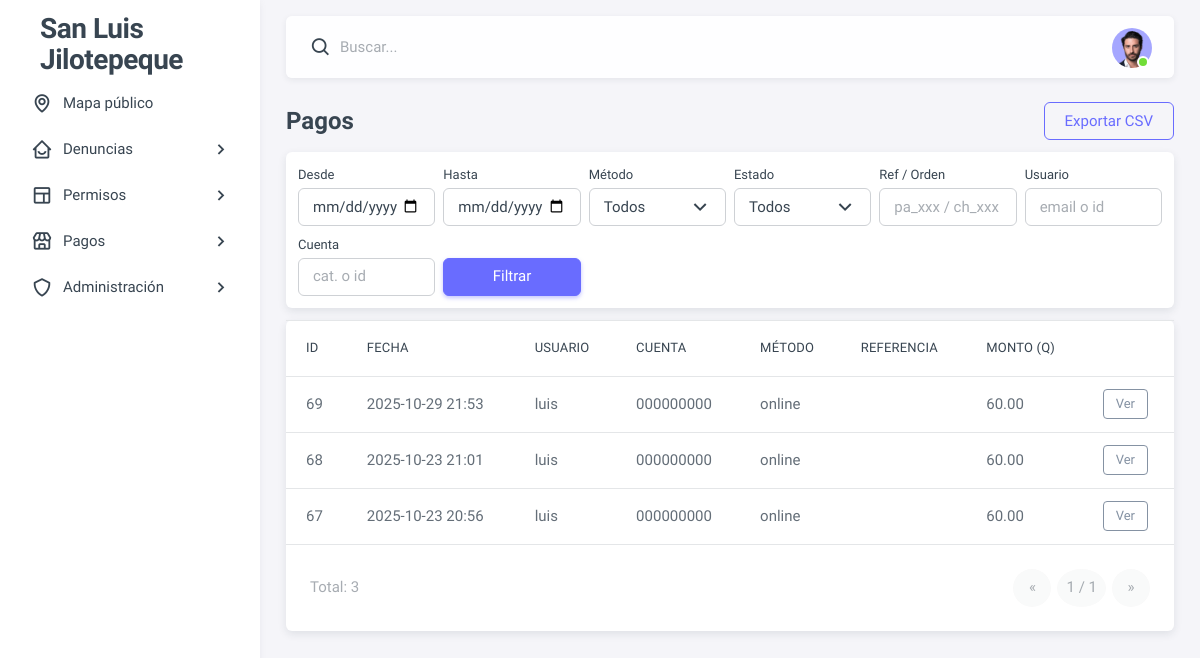
The app's page /admin-panel/pagos/ (signed in), older data.
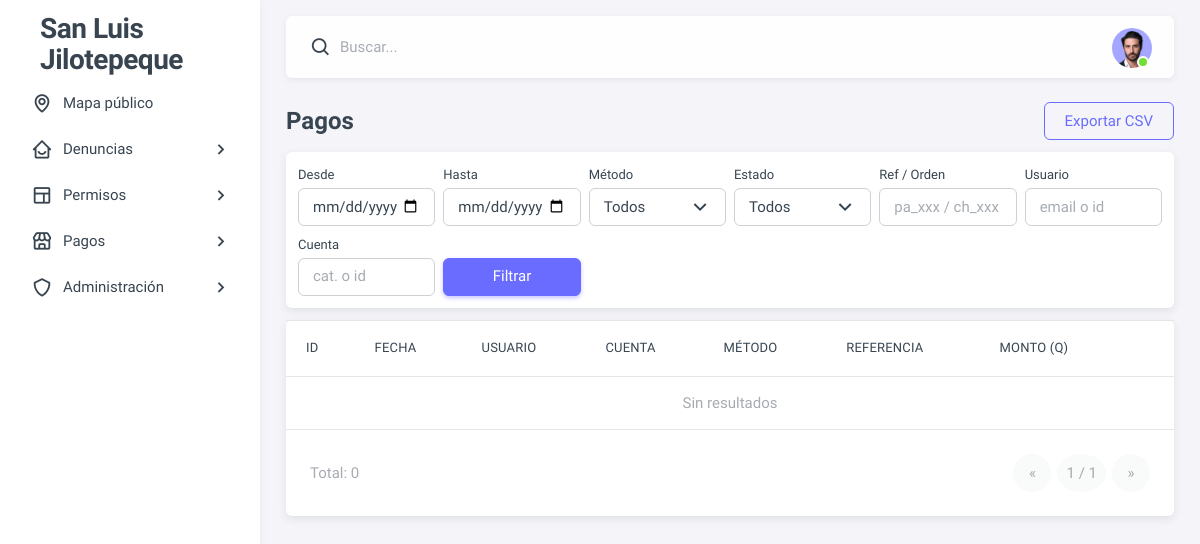
The same page, newer data.
### dashboard/models.py (models this page shows, shortened)
class Pago(models.Model):
    METODOS = [('caja','Caja'),('transferencia','Transferencia'),('tarjeta','Tarjeta'),('online','Online')]
    cuenta = models.ForeignKey(CuentaServicio, on_delete=models.PROTECT, related_name='pagos')
    fecha = models.DateTimeField(auto_now_add=True)
    metodo = models.CharField(max_length=20, choices=METODOS)
    referencia = models.CharField(max_length=100, blank=True, default='')
    monto = models.DecimalField(max_digits=10, decimal_places=2)
    usuario_registra = models.ForeignKey(settings.AUTH_USER_MODEL, null=True, blank=True, on_delete=models.SET_NULL)
    observaciones = models.TextField(blank=True, default='')

class CuentaServicio(models.Model):
    usuario = models.ForeignKey(settings.AUTH_USER_MODEL, null=True, blank=True, on_delete=models.SET_NULL)
    titular = models.CharField(max_length=120)
    nit = models.CharField(max_length=20, blank=True, default='')
    codigo_catastral = models.CharField(max_length=50, blank=True, default='')
    ubicacion = models.ForeignKey('Ubicacion', null=True, blank=True, on_delete=models.SET_NULL)
    activa = models.BooleanField(default=True)
    class Meta:
        indexes = [
            models.Index(fields=['usuario']),
            models.Index(fields=['activa']),
        ]

class Usuario(AbstractBaseUser, PermissionsMixin):
    TIPO_USUARIO_CHOICES = [
        ('ciudadano', 'Ciudadano'),
        ('administrador', 'Administrador'),
    ]
    nombre = models.CharField(max_length=100)
    apellido = models.CharField(max_length=100)
    correo = models.EmailField(unique=True, max_length=150)
    telefono = models.CharField(max_length=20, blank=True, null=True)
    es_activo = models.BooleanField(default=False)
    token_activacion = models.UUIDField(default=uuid.uuid4, editable=False)
    token_creado_en = models.DateTimeField(default=timezone.now)  # Fecha para validar 24h
    tipo_usuario = models.CharField(max_length=20, choices=TIPO_USUARIO_CHOICES, default='ciudadano')
    creado_en = models.DateTimeField(auto_now_add=True)
    acepta_terminos = models.BooleanField(default=False)
    terminos_aceptados_en = models.DateTimeField(null=True, blank=True)
    terminos_version = models.CharField(
        max_length=20,
        default="v1-2025-11",  # o lo que quieras usar como etiqueta de versión
    )
    is_staff = models.BooleanField(default=False)
    USERNAME_FIELD = 'correo'
    REQUIRED_FIELDS = ['nombre', 'apellido', 'telefono']
    objects = UsuarioManager()

### dashboard/views/payments.py (the view, shortened to what this page needs)
# urls.py: path("admin-panel/pagos/", pay_views.admin_pagos, name="admin_pagos"),
@staff_member_required
def admin_pagos(request):
    qs = (Pago.objects
          .select_related("cuenta", "cuenta__usuario")
          .order_by("-id"))
    f_ini = request.GET.get("f_ini")
    f_fin = request.GET.get("f_fin")
    metodo = request.GET.get("metodo")
    estado = request.GET.get("estado")  # estado de TransaccionOnline: success/failed/pending
    ref_q = request.GET.get("ref")      # referencia/orden
    usuario_q = request.GET.get("usuario")  # email o id
    cuenta_q = request.GET.get("cuenta")    # código catastral o id
    fecha_field = "fecha" if hasattr(Pago, "fecha") else "creado_en"
    if f_ini:
        d = parse_date(f_ini)
        if d: qs = qs.filter(**{f"{fecha_field}__date__gte": d})
    if f_fin:
        d = parse_date(f_fin)
        if d: qs = qs.filter(**{f"{fecha_field}__date__lte": d})
    if metodo:
        qs = qs.filter(metodo__iexact=metodo)
    if usuario_q:
        qs = qs.filter(
            Q(cuenta__usuario__email__icontains=usuario_q) |
            Q(cuenta__usuario__id__iexact=usuario_q)
        )
    if cuenta_q:
        qs = qs.filter(
            Q(cuenta__codigo_catastral__icontains=cuenta_q) |
            Q(cuenta__id__iexact=cuenta_q)
        )
    if estado in {"success", "failed", "pending"}:
        ids_estado = (TransaccionOnline.objects
                      .filter(estado=estado)
                      .values_list("pago_id", flat=True)
                      .distinct())
        qs = qs.filter(id__in=ids_estado)
    paginator = Paginator(qs, 25)
    page = request.GET.get("page")
    pagos = paginator.get_page(page)
    for p in pagos:
        setattr(p, "fecha_val", getattr(p, fecha_field, None))
    metodos = (Pago.objects.order_by().values_list("metodo", flat=True).distinct())
    ctx = {
        "pagos": pagos,
        "metodos": [m for m in metodos if m],
        "f_ini": f_ini or "",
        "f_fin": f_fin or "",
        "metodo_sel": metodo or "",
        "estado_sel": estado or "",
        "ref": ref_q or "",
        "usuario_q": usuario_q or "",
        "cuenta_q": cuenta_q or "",
        "fecha_field": fecha_field,
    }
    return render(request, "admin_panel/list.html", ctx)

### dashboard/templates/admin_panel/list.html (shortened to what this page needs)
{% extends "base.html" %}
{% load static %}
{% block content %}
  <div class="d-flex justify-content-between align-items-center mb-3">
    <h4 class="fw-bold mb-0">Pagos</h4>
    <a class="btn btn-outline-primary"
    href="{% url 'admin_pagos_export_csv' %}?{{ request.GET.urlencode }}">
    Exportar CSV
    </a>
  </div>
  <form class="card p-3 mb-3" method="get">
    <div class="row g-2">
      <div class="col-6 col-md-2">
        <label class="form-label">Desde</label>
        <input type="date" class="form-control" name="f_ini" value="{{ f_ini }}">
      </div>
      <div class="col-6 col-md-2">
        <label class="form-label">Hasta</label>
        <input type="date" class="form-control" name="f_fin" value="{{ f_fin }}">
      </div>
      <div class="col-6 col-md-2">
        <label class="form-label">Método</label>
        <select class="form-select" name="metodo">
          <option value="">Todos</option>
        </select>
      </div>
      <div class="col-6 col-md-2">
        <label class="form-label">Estado</label>
        <select class="form-select" name="estado">
          <option value="">Todos</option>
        </select>
      </div>
      <div class="col-6 col-md-2">
        <label class="form-label">Ref / Orden</label>
        <input type="text" class="form-control" name="ref" value="{{ ref }}" placeholder="pa_xxx / ch_xxx">
      </div>
      <div class="col-6 col-md-2">
        <label class="form-label">Usuario</label>
        <input type="text" class="form-control" name="usuario" value="{{ usuario_q }}" placeholder="email o id">
      </div>
      <div class="col-6 col-md-2">
        <label class="form-label">Cuenta</label>
        <input type="text" class="form-control" name="cuenta" value="{{ cuenta_q }}" placeholder="cat. o id">
      </div>
      <div class="col-12 col-md-2 d-flex align-items-end">
        <button class="btn btn-primary w-100" type="submit">Filtrar</button>
      </div>
    </div>
  </form>
  <div class="card">
    <div class="table-responsive">
      <table class="table table-hover mb-0">
        <thead>
          <tr>
            <th>ID</th>
            <th>{{ fecha_field|title }}</th>
            <th>Usuario</th>
            <th>Cuenta</th>
            <th>Método</th>
            <th>Referencia</th>
            <th>Monto (Q)</th>
            <th></th>
          </tr>
        </thead>
        <tbody>
          {% for p in pagos %}
          <tr>
            <td>{{ p.id }}</td>
            <td>{{ p.fecha_val|date:"Y-m-d H:i" }}</td>
            <td>{{ p.cuenta.usuario.nombre }}</td>
            <td>{{ p.cuenta.codigo_catastral|default:p.cuenta.id }}</td>
            <td>{{ p.metodo }}</td>
            <td>{{ p.referencia }}</td>
            <td>{{ p.monto }}</td>
            <td><a class="btn btn-sm btn-outline-secondary" href="{% url 'admin_pago_detalle' p.id %}">Ver</a></td>
          </tr>
          {% empty %}
          <tr><td colspan="8" class="text-center text-muted py-4">Sin resultados</td></tr>
          {% endfor %}
        </tbody>
      </table>
    </div>
    <div class="card-footer d-flex justify-content-between align-items-center">
      <div class="text-muted">Total: {{ pagos.paginator.count }}</div>
      <nav>
        <ul class="pagination mb-0">
          {% if pagos.has_previous %}
            <li class="page-item"><a class="page-link" href="?page={{ pagos.previous_page_number }}&{{ request.GET.urlencode }}">«</a></li>
          {% else %}
            <li class="page-item disabled"><span class="page-link">«</span></li>
          {% endif %}
          <li class="page-item disabled"><span class="page-link">{{ pagos.number }} / {{ pagos.paginator.num_pages }}</span></li>
          {% if pagos.has_next %}
            <li class="page-item"><a class="page-link" href="?page={{ pagos.next_page_number }}&{{ request.GET.urlencode }}">»</a></li>
          {% else %}
            <li class="page-item disabled"><span class="page-link">»</span></li>
          {% endif %}
        </ul>
      </nav>
    </div>
  </div>
{% endblock %}

Row changes from the older to the newer data that the page shows:
removed Pago: id "69", fecha_val "2025-10-29 21:53", cuenta.usuario.nombre "luis", cuenta.codigo_catastral "000000000", metodo "online", monto "60.00"
removed Pago: id "68", fecha_val "2025-10-23 21:01", cuenta.usuario.nombre "luis", cuenta.codigo_catastral "000000000", metodo "online", monto "60.00"
removed Pago: id "67", fecha_val "2025-10-23 20:56", cuenta.usuario.nombre "luis", cuenta.codigo_catastral "000000000", metodo "online", monto "60.00"
Text that changed along with them:
{{ pagos.paginator.count }}: "3" → "0"
text now shown: "Sin resultados"
